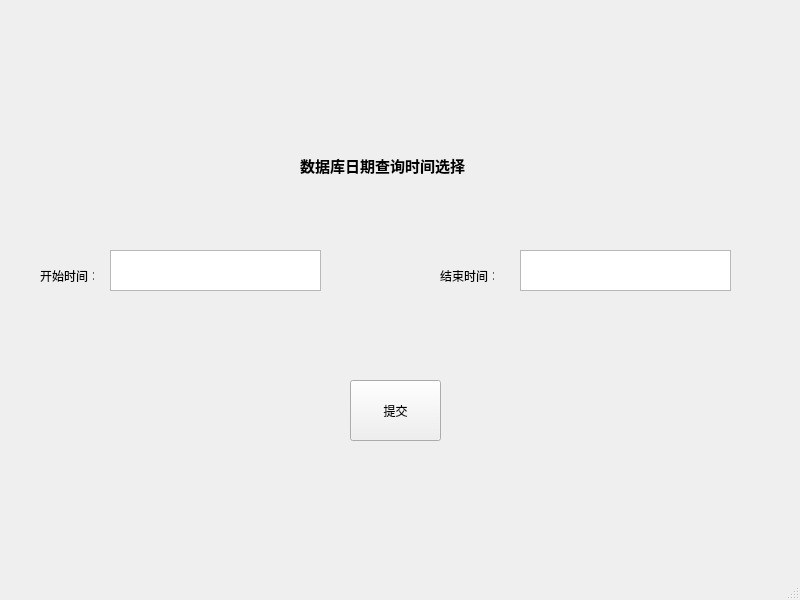
<?xml version="1.0" encoding="UTF-8"?>
<ui version="4.0">
 <class>MainWindow</class>
 <widget class="QMainWindow" name="MainWindow">
  <property name="geometry">
   <rect>
    <x>0</x>
    <y>0</y>
    <width>800</width>
    <height>600</height>
   </rect>
  </property>
  <property name="windowTitle">
   <string>MainWindow</string>
  </property>
  <widget class="QWidget" name="centralwidget">
   <widget class="QWidget" name="widget" native="true">
    <property name="geometry">
     <rect>
      <x>0</x>
      <y>110</y>
      <width>791</width>
      <height>341</height>
     </rect>
    </property>
    <widget class="QTextEdit" name="StartTime">
     <property name="geometry">
      <rect>
       <x>110</x>
       <y>140</y>
       <width>211</width>
       <height>41</height>
      </rect>
     </property>
    </widget>
    <widget class="QTextEdit" name="EndTime">
     <property name="geometry">
      <rect>
       <x>520</x>
       <y>140</y>
       <width>211</width>
       <height>41</height>
      </rect>
     </property>
    </widget>
    <widget class="QLabel" name="label">
     <property name="geometry">
      <rect>
       <x>40</x>
       <y>160</y>
       <width>54</width>
       <height>12</height>
      </rect>
     </property>
     <property name="text">
      <string>开始时间：</string>
     </property>
    </widget>
    <widget class="QLabel" name="label_2">
     <property name="geometry">
      <rect>
       <x>440</x>
       <y>160</y>
       <width>54</width>
       <height>12</height>
      </rect>
     </property>
     <property name="text">
      <string>结束时间：</string>
     </property>
    </widget>
    <widget class="QPushButton" name="pushButton">
     <property name="geometry">
      <rect>
       <x>350</x>
       <y>270</y>
       <width>91</width>
       <height>61</height>
      </rect>
     </property>
     <property name="text">
      <string>提交</string>
     </property>
    </widget>
    <widget class="QLabel" name="label_3">
     <property name="geometry">
      <rect>
       <x>300</x>
       <y>40</y>
       <width>181</width>
       <height>31</height>
      </rect>
     </property>
     <property name="font">
      <font>
       <family>Arial</family>
       <pointsize>11</pointsize>
       <weight>75</weight>
       <bold>true</bold>
      </font>
     </property>
     <property name="text">
      <string>数据库日期查询时间选择</string>
     </property>
    </widget>
   </widget>
  </widget>
  <widget class="QMenuBar" name="menubar">
   <property name="geometry">
    <rect>
     <x>0</x>
     <y>0</y>
     <width>800</width>
     <height>23</height>
    </rect>
   </property>
  </widget>
  <widget class="QStatusBar" name="statusbar"/>
 </widget>
 <resources/>
 <connections/>
</ui>
